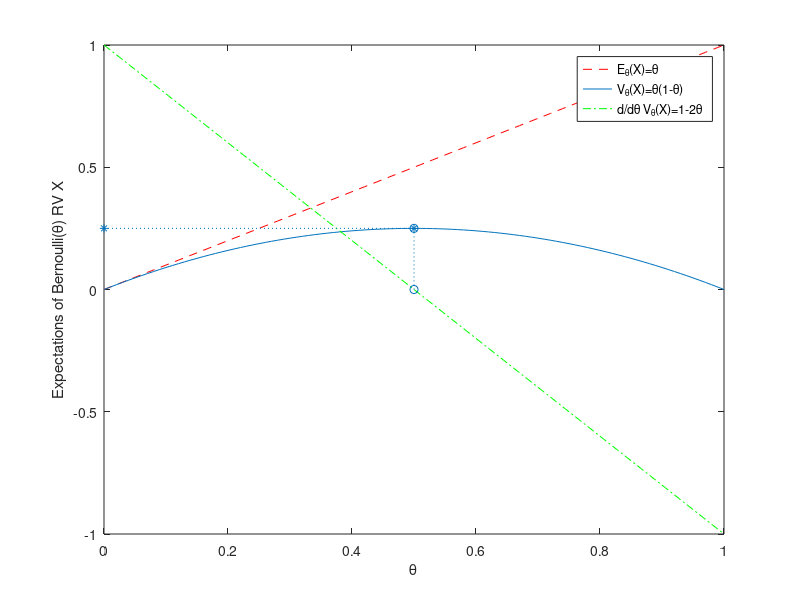

Reproduce this figure in MATLAB.
%
% Plot of mean E_p(X) and variance V_p(X) of a Bernoulli(p) RV X
% as a function of the parameter p=P(X=1) in [0,1]
%
p=[0:0.01:1]; % sample points for p in [0,1] (x-axis)
v=p .* (1-p); % evaluate V_p(X)=p*(1-p) for array p (y-axis)
plot(p,p,'r--') % plot of p versus E_p(X)
line(p,v) % plot of p versus V_p(X)
hold on
plot(p, 1-2*p,'g-.') % plot p versus d/dp V_p(X)=1-2p
% mark the coordinates where V_p(X) attains the maximum
line([0; 0.5],0.25*ones(1,2),'marker','*','linestyle',':')
line([0.5; 0.5], [0.25; 0],'marker','o','linestyle',':')


xlabel('\theta')
ylabel('Expectations of Bernoulli(\theta) RV X')
legend('E_\theta(X)=\theta','V_\theta(X)=\theta(1-\theta)','d/d\theta V_\theta(X)=1-2\theta')